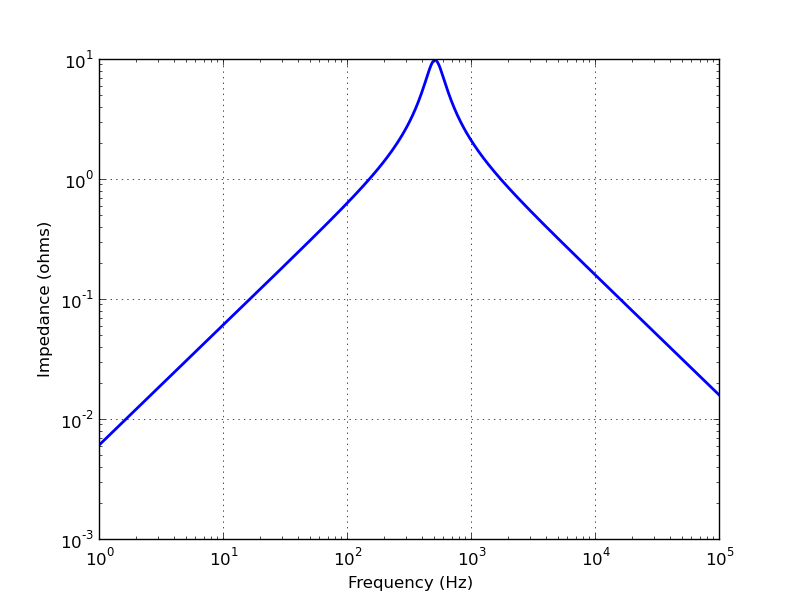

Reproduce this figure in Python.
from mcircuit import *
from numpy import logspace
from matplotlib.pyplot import figure, savefig, show

N = R(10) | C(1e-4) | L(1e-3)

f = logspace(0, 5, 400)
Z = N.Z.frequency_response(f)

fig = figure()
ax = fig.add_subplot(111)
ax.loglog(f, abs(Z), linewidth=2)
ax.set_xlabel('Frequency (Hz)')
ax.set_ylabel('Impedance (ohms)')
ax.grid(True)
show()

savefig('parallel-RLC3-Z.png')
